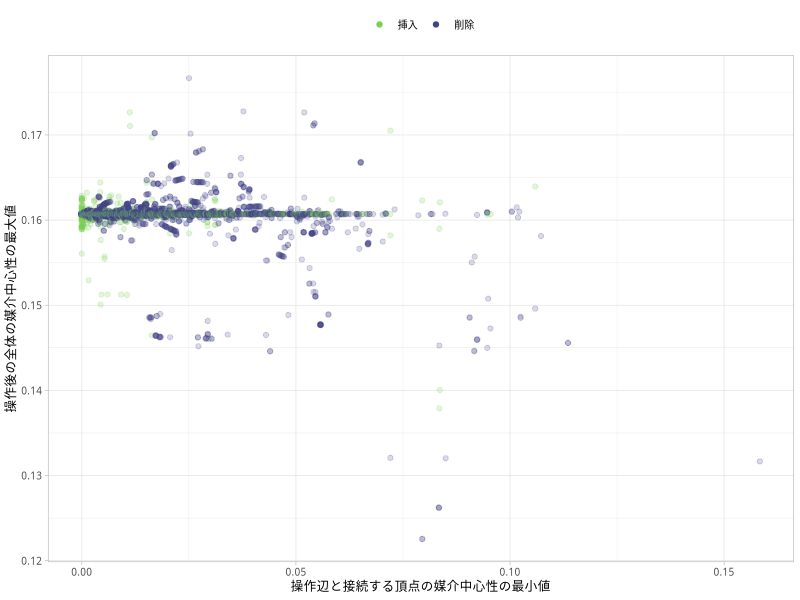

Generate this figure with R:
library(readr)
library(dplyr)
library(tidyr)
library(ggplot2)
library(viridis)
theme_set(theme_light(base_size = 9, base_family = 'IPAexGothic'))
out_file <- paste0(sub('^--file=(.+)\\.R$', '\\1', basename(commandArgs()[4])), '.pdf')

data_static <- read_csv(
  '../../res/data/road-oka-static.csv',
  col_types = list(vert = col_character(), bc = col_double())
)

data_dynamic <- read_csv(
  '../../res/data/road-oka-dynamic.csv',
  col_types = list(
    vert1 = col_character(),
    vert2 = col_character(),
    `max-bc` = col_double()
  )
) %>%
  select(c(vert1, vert2, query, `max-bc`))

data <- data_dynamic %>%
  inner_join(data_static, by = c('vert1' = 'vert')) %>%
  rename('bc1' = 'bc') %>%
  inner_join(data_static, by = c('vert2' = 'vert')) %>%
  rename('bc2' = 'bc') %>%
  mutate(`min-bc-on-pair` = pmin(bc1, bc2)) %>%
  mutate(query = factor(
    query, levels = c('insert', 'delete'), labels = c('挿入', '削除')
  )) %>%
  arrange(`min-bc-on-pair`)

gp <- ggplot(data, aes(`min-bc-on-pair`, `max-bc`, colour = `query`)) +
  geom_point(alpha = 0.2) +
  guides(colour = guide_legend(title = '操作', override.aes = list(alpha = 1))) +
  xlab('操作辺と接続する頂点の媒介中心性の最小値') +
  ylab('操作後の全体の媒介中心性の最大値') +
  scale_colour_viridis(discrete = TRUE, begin = 0.8, end = 0.2) +
  theme(
    legend.title = element_blank(),
    legend.position = 'top'
  )

ggsave(out_file, gp, cairo_pdf, width = 9, height = 7, units = 'cm')
